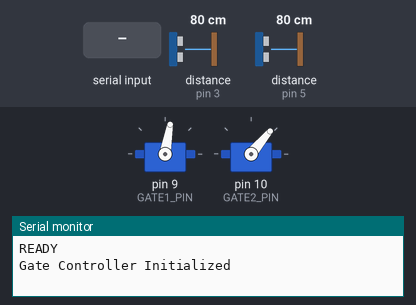
The sketch below on a simulated Arduino Uno, built with avr-gcc and run on an emulated ATmega328P. Shown: 2 × servo, the last lines printed to the serial monitor. The test bench sets the inputs (shaded band); at power-on: distance to the obstacle (sensors on pin 3, pin 5) 80 cm. The echo pulse lasts 58.3 µs per cm.

Above: at 2.2 s.
2.3 s: "OPEN1\n" received over Serial
At 3.5 s:
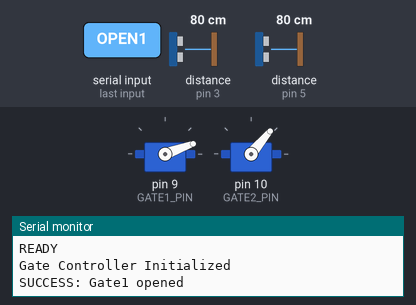
3.8 s: "OPEN2\n" received over Serial
At 4.4 s:
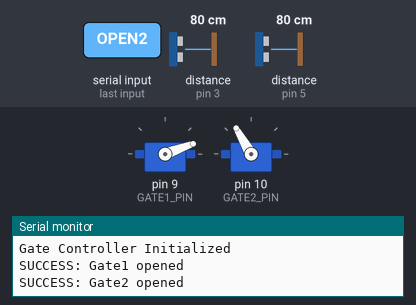
5.3 s: "CLOSE1\n" received over Serial
At 6.5 s:
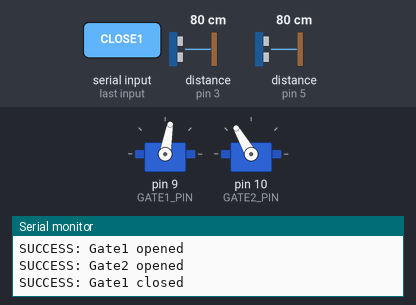
8.3 s: "OPEN\n" received over Serial
At 9.5 s:
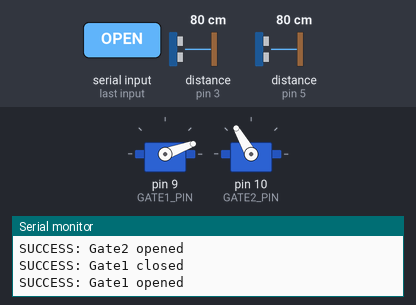
9.8 s: "CLOSE\n" received over Serial
At 10.7 s:
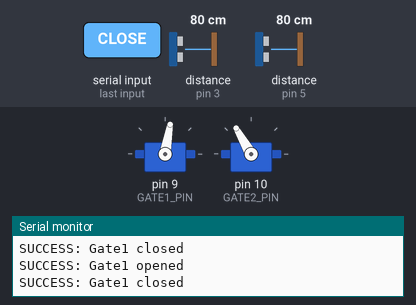
Timing chart, 0 to 12.4 s (numbered marks = the images above; inputs shaded):
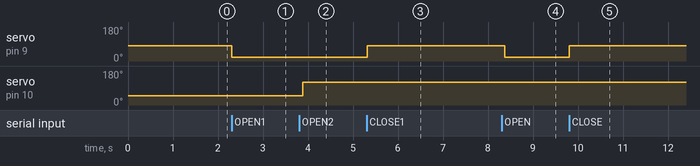

The sketch:

RFID_Gate_Servo.ino
```cpp
#include <Servo.h>

// Servo objects for the two gates
Servo gate1Servo;
Servo gate2Servo;

// Servo pin assignments
const int GATE1_PIN = 9;
const int GATE2_PIN = 10;

// Ultrasonic sensor pins
const int TRIG_PIN1 = 2;
const int ECHO_PIN1 = 3;
const int TRIG_PIN2 = 4;
const int ECHO_PIN2 = 5;

// Gate status tracking
bool gate1Open = false;
bool gate2Open = false;

unsigned long gate1OpenTime = 0;
unsigned long gate2OpenTime = 0;

// Object detection timing
unsigned long object1DetectedTime = 0;
unsigned long object2DetectedTime = 0;

// Add new tracking variables at the top
bool object1WasDetected = false;
bool object2WasDetected = false;

void setup() {
  // Initialize serial communication
  Serial.begin(9600);

  // Attach servos to pins
  gate1Servo.attach(GATE1_PIN);
  gate2Servo.attach(GATE2_PIN);

  // Initialize ultrasonic sensor pins
  pinMode(TRIG_PIN1, OUTPUT);
  pinMode(ECHO_PIN1, INPUT);
  pinMode(TRIG_PIN2, OUTPUT);
  pinMode(ECHO_PIN2, INPUT);

  // Set both gates to closed position initially
  gate1Servo.write(80);
  gate2Servo.write(50);

  // Initialize gate status
  gate1Open = false;
  gate2Open = false;

  // Wait for servos to reach position
  delay(1000);

  // Signal ready to PHP
  Serial.println("READY");
  Serial.println("Gate Controller Initialized");
}

void loop() {
  // Check for incoming serial commands
  if (Serial.available() > 0) {
    String command = Serial.readStringUntil('\n');
    command.trim();
    command.toUpperCase();

    // Process the command
    processCommand(command);
  }

  // Handle object detection
  handleObjectDetection();

  // Small delay to prevent overwhelming the system
  delay(100);
}

void processCommand(String command) {
  if (command == "OPEN1" || command == "OPEN") {
    openGate(1);
  } else if (command == "OPEN2") {
    openGate(2);
  } else if (command == "CLOSE1" || command == "CLOSE") {
    closeGate(1);
  } else if (command == "CLOSE2") {
    closeGate(2);
  } else if (command == "STATUS") {
    reportStatus();
  } else if (command == "RESET") {
    resetAllGates();
  } else {
    Serial.println("ERROR: Unknown command - " + command);
  }
}

void openGate(int gateNumber) {
  if (gateNumber == 1) {
    if (!gate1Open) {
      gate1Servo.write(20);
      gate1Open = true;
      gate1OpenTime = millis();
      object1DetectedTime = 0;  // Reset detection timer
      object1WasDetected = false;
      Serial.println("SUCCESS: Gate1 opened");
    } else {
      Serial.println("INFO: Gate1 already open");
    }
  } else if (gateNumber == 2) {
    if (!gate2Open) {
      gate2Servo.write(120);
      gate2Open = true;
      gate2OpenTime = millis();
      object2DetectedTime = 0;  // Reset detection timer
      object2WasDetected = false;
      Serial.println("SUCCESS: Gate2 opened");
    } else {
      Serial.println("INFO: Gate2 already open");
    }
  } else {
    Serial.println("ERROR: Invalid gate number");
  }
}

void closeGate(int gateNumber) {
  if (gateNumber == 1) {
    if (gate1Open) {
      gate1Servo.write(80);
      gate1Open = false;
      gate1OpenTime = 0;
      object1DetectedTime = 0;
      object1WasDetected = false;
      Serial.println("SUCCESS: Gate1 closed");
    } else {
      Serial.println("INFO: Gate1 already closed");
    }
  } else if (gateNumber == 2) {
    if (gate2Open) {
      gate2Servo.write(50);
      gate2Open = false;
      gate2OpenTime = 0;
      object2DetectedTime = 0;
      object2WasDetected = false;
      Serial.println("SUCCESS: Gate2 closed");
    } else {
      Serial.println("INFO: Gate2 already closed");
    }
  } else {
    Serial.println("ERROR: Invalid gate number");
  }
}

void handleObjectDetection() {
  unsigned long currentTime = millis();

  // Check Gate 1 for objects (only if gate is open)
  if (gate1Open) {
    int distance1 = getDistance(TRIG_PIN1, ECHO_PIN1);

    if (distance1 <= 10 && distance1 > 0) {  // Object detected within 10cm
      if (!object1WasDetected) {
        object1WasDetected = true;
        Serial.println("DETECT1: Object detected at Gate1");
      }
      // Reset timer while object is still detected
      object1DetectedTime = 0;
    } else if (object1WasDetected && distance1 > 10) {
      // Object was detected but now gone - start countdown
      if (object1DetectedTime == 0) {
        object1DetectedTime = currentTime;
        Serial.println("DETECT1: Object cleared - closing Gate1 in 5s");
      }
    }

    // Close gate 5 seconds after object cleared
    if (object1DetectedTime > 0 && (currentTime - object1DetectedTime >= 5000)) {
      Serial.println("AUTO: Closing Gate1 after object passage");
      closeGate(1);
    }
  }

  // Check Gate 2 for objects (only if gate is open)
  if (gate2Open) {
    int distance2 = getDistance(TRIG_PIN2, ECHO_PIN2);

    if (distance2 <= 10 && distance2 > 0) {  // Object detected within 10cm
      if (!object2WasDetected) {
        object2WasDetected = true;
        Serial.println("DETECT2: Object detected at Gate2");
      }
      // Reset timer while object is still detected
      object2DetectedTime = 0;
    } else if (object2WasDetected && distance2 > 10) {
      // Object was detected but now gone - start countdown
      if (object2DetectedTime == 0) {
        object2DetectedTime = currentTime;
        Serial.println("DETECT2: Object cleared - closing Gate2 in 5s");
      }
    }

    // Close gate 5 seconds after object cleared
    if (object2DetectedTime > 0 && (currentTime - object2DetectedTime >= 5000)) {
      Serial.println("AUTO: Closing Gate2 after object passage");
      closeGate(2);
    }
  }
}

int getDistance(int trigPin, int echoPin) {
  digitalWrite(trigPin, LOW);
  delayMicroseconds(2);

  digitalWrite(trigPin, HIGH);
  delayMicroseconds(10);
  digitalWrite(trigPin, LOW);

  long duration = pulseIn(echoPin, HIGH, 30000);  // 30ms timeout
  if (duration == 0) return 9999;                 // No echo received

  int distance = duration * 0.034 / 2;  // Convert to cm

  // Filter out invalid readings
  if (distance < 2 || distance > 400) {
    return 9999;
  }

  return distance;
}

void reportStatus() {
  Serial.println("STATUS: Gate1=" + String(gate1Open ? "OPEN" : "CLOSED") + " Gate2=" + String(gate2Open ? "OPEN" : "CLOSED"));
}

void resetAllGates() {
  Serial.println("RESET: Closing all gates");
  closeGate(1);
  closeGate(2);
  delay(100);
  Serial.println("RESET: Complete");
}

// Function to manually control servo positions (for testing)
void testServoMovement() {
  Serial.println("TEST: Moving servos");

  // Test Gate 1
  gate1Servo.write(20);
  delay(1000);
  gate1Servo.write(80);
  delay(1000);

  // Test Gate 2
  gate2Servo.write(120);
  delay(1000);
  gate2Servo.write(50);
  delay(1000);

  Serial.println("TEST: Complete");
}
```

Measured:
- after the input at 2.3 s, servo on pin 9 (GATE1_PIN): 80° → 20° at once
- after the input at 3.8 s, servo on pin 10 (GATE2_PIN): 50° → 120° after 0.08 s
- after the input at 5.3 s, servo on pin 9 (GATE1_PIN): 20° → 80° at once
- after the input at 8.3 s, servo on pin 9 (GATE1_PIN): 80° → 20° after 0.07 s
- after the input at 9.8 s, servo on pin 9 (GATE1_PIN): 20° → 80° at once
